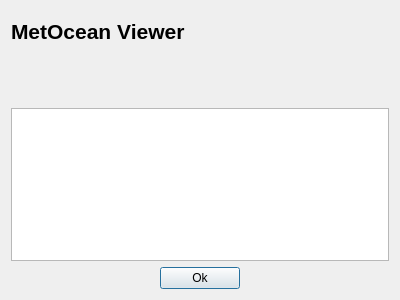
<?xml version="1.0" encoding="UTF-8"?>
<ui version="4.0">
 <comment>
//-------------------------------GPL-------------------------------------//
//
// MetOcean Viewer - A simple interface for viewing hydrodynamic model data
// Copyright (C) 2018  Zach Cobell
//
// This program is free software: you can redistribute it and/or modify
// it under the terms of the GNU General Public License as published by
// the Free Software Foundation, either version 3 of the License, or
// (at your option) any later version.
//
// This program is distributed in the hope that it will be useful,
// but WITHOUT ANY WARRANTY; without even the implied warranty of
// MERCHANTABILITY or FITNESS FOR A PARTICULAR PURPOSE.  See the
// GNU General Public License for more details.
//
// You should have received a copy of the GNU General Public License
// along with this program.  If not, see http://www.gnu.org/licenses/.
//
//-----------------------------------------------------------------------//
</comment>
<class>UpdateDialog</class>
 <widget class="QDialog" name="updatedialog">
  <property name="geometry">
   <rect>
    <x>0</x>
    <y>0</y>
    <width>400</width>
    <height>300</height>
   </rect>
  </property>
  <property name="windowTitle">
   <string>Check For Updates</string>
  </property>
  <layout class="QVBoxLayout" name="verticalLayout">
   <item>
    <layout class="QHBoxLayout" name="horizontalLayout">
     <item>
      <widget class="QLabel" name="label_header">
       <property name="sizePolicy">
        <sizepolicy hsizetype="Fixed" vsizetype="Fixed">
         <horstretch>0</horstretch>
         <verstretch>0</verstretch>
        </sizepolicy>
       </property>
       <property name="minimumSize">
        <size>
         <width>225</width>
         <height>25</height>
        </size>
       </property>
       <property name="maximumSize">
        <size>
         <width>200</width>
         <height>75</height>
        </size>
       </property>
       <property name="font">
        <font>
         <pointsize>16</pointsize>
         <weight>75</weight>
         <bold>true</bold>
        </font>
       </property>
       <property name="text">
        <string>MetOcean Viewer</string>
       </property>
       <property name="alignment">
        <set>Qt::AlignLeading|Qt::AlignLeft|Qt::AlignTop</set>
       </property>
      </widget>
     </item>
     <item>
      <spacer name="horizontalSpacer_3">
       <property name="orientation">
        <enum>Qt::Horizontal</enum>
       </property>
       <property name="sizeHint" stdset="0">
        <size>
         <width>40</width>
         <height>20</height>
        </size>
       </property>
      </spacer>
     </item>
     <item>
      <widget class="QLabel" name="logo">
       <property name="sizePolicy">
        <sizepolicy hsizetype="Fixed" vsizetype="Fixed">
         <horstretch>0</horstretch>
         <verstretch>0</verstretch>
        </sizepolicy>
       </property>
       <property name="minimumSize">
        <size>
         <width>91</width>
         <height>91</height>
        </size>
       </property>
       <property name="maximumSize">
        <size>
         <width>91</width>
         <height>91</height>
        </size>
       </property>
       <property name="text">
        <string/>
       </property>
       <property name="pixmap">
        <pixmap resource="../MetOceanViewer.qrc">:/rsc/img/logo_small.png</pixmap>
       </property>
       <property name="scaledContents">
        <bool>true</bool>
       </property>
      </widget>
     </item>
    </layout>
   </item>
   <item>
    <widget class="QTextBrowser" name="text_update">
     <property name="enabled">
      <bool>true</bool>
     </property>
     <property name="font">
      <font>
       <pointsize>8</pointsize>
       <weight>50</weight>
       <bold>false</bold>
      </font>
     </property>
     <property name="html">
      <string>&lt;!DOCTYPE HTML PUBLIC &quot;-//W3C//DTD HTML 4.0//EN&quot; &quot;http://www.w3.org/TR/REC-html40/strict.dtd&quot;&gt;
&lt;html&gt;&lt;head&gt;&lt;meta name=&quot;qrichtext&quot; content=&quot;1&quot; /&gt;&lt;style type=&quot;text/css&quot;&gt;
p, li { white-space: pre-wrap; }
&lt;/style&gt;&lt;/head&gt;&lt;body style=&quot; font-family:'MS Shell Dlg 2'; font-size:8pt; font-weight:400; font-style:normal;&quot;&gt;
&lt;p style=&quot;-qt-paragraph-type:empty; margin-top:0px; margin-bottom:0px; margin-left:0px; margin-right:0px; -qt-block-indent:0; text-indent:0px;&quot;&gt;&lt;br /&gt;&lt;/p&gt;&lt;/body&gt;&lt;/html&gt;</string>
     </property>
     <property name="openExternalLinks">
      <bool>true</bool>
     </property>
    </widget>
   </item>
   <item>
    <layout class="QHBoxLayout" name="horizontalLayout_2">
     <item>
      <spacer name="horizontalSpacer">
       <property name="orientation">
        <enum>Qt::Horizontal</enum>
       </property>
       <property name="sizeHint" stdset="0">
        <size>
         <width>40</width>
         <height>20</height>
        </size>
       </property>
      </spacer>
     </item>
     <item>
      <widget class="QPushButton" name="button_ok">
       <property name="text">
        <string>Ok</string>
       </property>
      </widget>
     </item>
     <item>
      <spacer name="horizontalSpacer_2">
       <property name="orientation">
        <enum>Qt::Horizontal</enum>
       </property>
       <property name="sizeHint" stdset="0">
        <size>
         <width>40</width>
         <height>20</height>
        </size>
       </property>
      </spacer>
     </item>
    </layout>
   </item>
  </layout>
 </widget>
 <resources>
  <include location="../MetOceanViewer.qrc"/>
 </resources>
 <connections/>
</ui>
